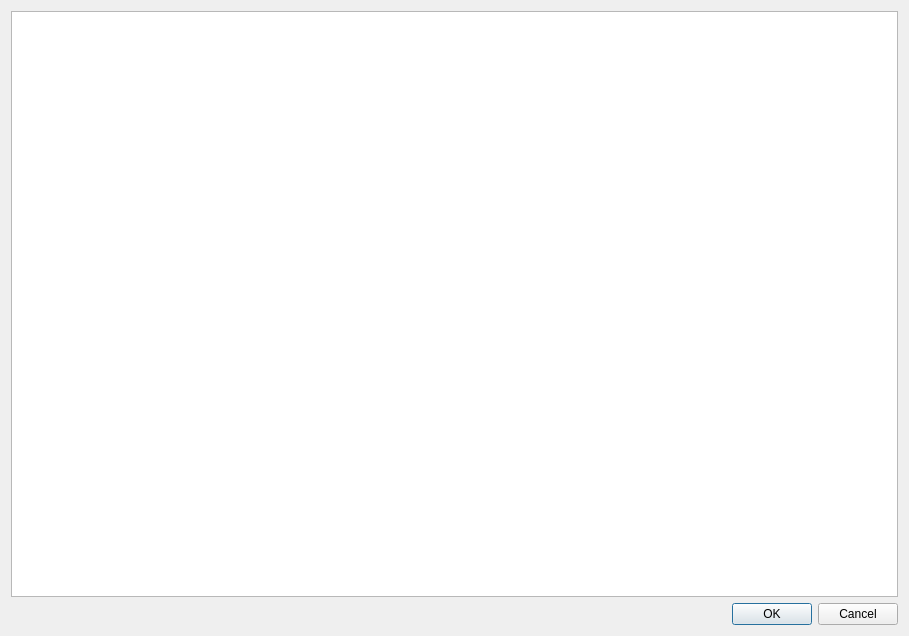
<?xml version="1.0" encoding="UTF-8"?>
<ui version="4.0">
 <class>Dialog</class>
 <widget class="QDialog" name="Dialog">
  <property name="geometry">
   <rect>
    <x>0</x>
    <y>0</y>
    <width>909</width>
    <height>636</height>
   </rect>
  </property>
  <property name="windowTitle">
   <string>Dialog</string>
  </property>
  <layout class="QGridLayout" name="gridLayout">
   <item row="0" column="0">
    <widget class="QTableWidget" name="tableWidget"/>
   </item>
   <item row="1" column="0">
    <widget class="QDialogButtonBox" name="buttonBox">
     <property name="orientation">
      <enum>Qt::Horizontal</enum>
     </property>
     <property name="standardButtons">
      <set>QDialogButtonBox::Cancel|QDialogButtonBox::Ok</set>
     </property>
    </widget>
   </item>
  </layout>
 </widget>
 <resources/>
 <connections>
  <connection>
   <sender>buttonBox</sender>
   <signal>accepted()</signal>
   <receiver>Dialog</receiver>
   <slot>accept()</slot>
   <hints>
    <hint type="sourcelabel">
     <x>248</x>
     <y>254</y>
    </hint>
    <hint type="destinationlabel">
     <x>157</x>
     <y>274</y>
    </hint>
   </hints>
  </connection>
  <connection>
   <sender>buttonBox</sender>
   <signal>rejected()</signal>
   <receiver>Dialog</receiver>
   <slot>reject()</slot>
   <hints>
    <hint type="sourcelabel">
     <x>316</x>
     <y>260</y>
    </hint>
    <hint type="destinationlabel">
     <x>286</x>
     <y>274</y>
    </hint>
   </hints>
  </connection>
 </connections>
</ui>
